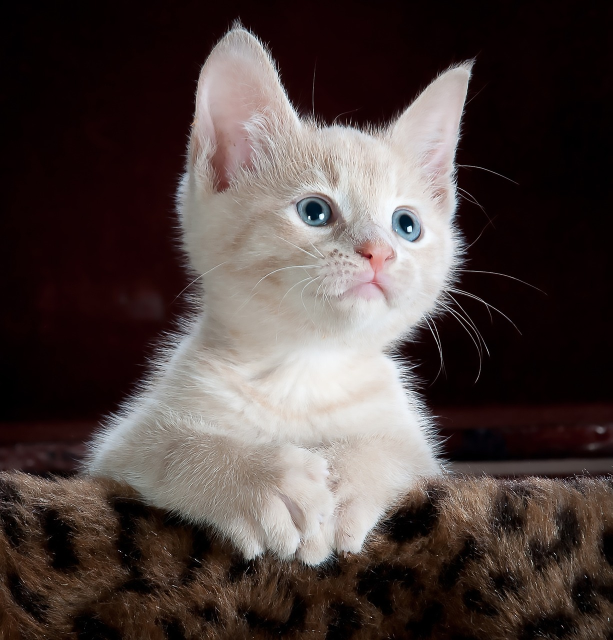
#> input picture 04. Image_Compression_Denoise_SVD_Problem/dataset/cat.jpeg, 1225 x 1280 px (shown at 1/2 size)
$ jupyter execute Image_Compression_Denoise_SVD_Problem.ipynb
#> lines starting #> are read from the running program, lines starting #| are printed output that depends on the picture
[cell 1]
import cv2
import numpy as np
import matplotlib.pyplot as plt

[cell 2]
def compute_svd(matrix):

  U, S, V_T = np.linalg.svd(matrix, full_matrices=False)

  return U, S, V_T

[cell 3]
#Question 1
matrix = np.array([[7, 1], [0, 0], [5, 5]])
U, S, VT = compute_svd(matrix)
S = np.diag(S)
print(np.matrix.round(S,2))
print(U)

[cell 4]
def convertColorToGrayScale(image, ratio_for_grayscale):

    img_gray = np.zeros((image.shape[0], image.shape[1]))
    for i in range(image.shape[0]):
        for j in range(image.shape[1]):
            img_gray[i][j] = np.dot(image[i][j], ratio_for_grayscale)

    return img_gray

[cell 5]
#Question 2
color_image = cv2.imread("./dataset/cat.jpeg")
#> color_image is the input picture: shape (1280, 1225, 3); mean B, G, R 64.1, 66.6, 78.3
color_image = cv2.resize(color_image, (300,300))
#> color_image: shape (300, 300, 3)
ratio_for_grayscale = [0.2126, 0.7152, 0.0722]
gray_image = convertColorToGrayScale(color_image, ratio_for_grayscale)
#> after the loop in convertColorToGrayScale, `for i in range(image.shape[0]):`:
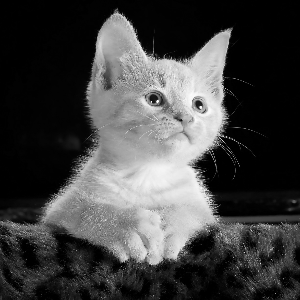
#> img_gray: shape (300, 300) float64; min 0, max 253.3, mean 66.8
print(np.sum(gray_image))
#| 6014684.911

[cell 6]
def computeDotProduct(vector1, vector2):
  result = vector1.dot(vector2)
  return result

[cell 7]
def compute_cosine(v1, v2):
  dot_product = computeDotProduct(v1, v2)
  norm_v1 = np.linalg.norm(v1)
  norm_v2 = np.linalg.norm(v2)
  result = dot_product / (norm_v1 * norm_v2)
  return result

[cell 8]
def compute_cosine_similarity(matrix1, matrix2):
  v1 = matrix1.flatten()
  v2 = matrix2.flatten()

  return compute_cosine(v1,v2)

[cell 9]
def computeVectorLength(vector):
  len_of_vector = np.linalg.norm(vector)
  return len_of_vector

[cell 10]
#Question 3
A = np.array([[1,2,2],
               [3,2,2],
               [-2,1,-3]])
B = np.array([[4,2,4],
               [2,-2,5],
               [3,4,-4]])
result = compute_cosine_similarity(A,B)
print(round(result,2))

[cell 11]
def compute_rms_error(matrix1, matrix2):
  return np.sqrt(np.mean((matrix1 - matrix2)**2))

[cell 12]
#Question 4
A = np.array([[1,2,2],
               [3,2,2],
               [-2,1,-3]])
B = np.array([[4,2,4],
               [2,-2,5],
               [3,4,-4]])
result = compute_rms_error(A,B)
print(round(result,2))

[cell 13]
def evaluate_svd_for_feature_compression_by_metric(gray_image, metric):
  U,S,V_T = compute_svd(gray_image)
  k = len(S)
  S = np.diag(S)

  approx_list = []
  u_list = []
  metric_list = []

  for i in range(1,k+1,1):
    approx = None
    if i == 1:
      approx = np.dot(U[:,0].reshape(-1,1), np.dot(S[0,0], V_T[0,:].reshape(1,-1)))
    else:
      approx = np.dot(U[:,0:i], np.dot(S[0:i,0:i], V_T[0:i,:]))

    approx_list.append(approx)
    if metric == 0:
      metric_list.append(compute_cosine_similarity(gray_image, approx))
    else:
      metric_list.append(compute_rms_error(gray_image, approx))

  return metric_list, approx_list, k


def draw_metric_information(metric_list, k):
  x_axis = list(range(1,k+1,1))
  plt.xlabel("k")
  plt.ylabel("RMS error")
  plt.plot(x_axis,metric_list, color="r")
  plt.show()

def draw_approx_image(approx_list, k):
  row = 6
  col = 4
  fig = plt.figure(figsize=(25, 25))

  fig_index = 1

  for i in range(0, k, 13):
      # Adds a subplot at the 1st position
      fig.add_subplot(row, col, fig_index)
      # showing image
      plt.imshow(approx_list[i], cmap="gray")

      plt.axis('off')
      plt.title("k =" + str(i+1))
      fig_index = fig_index + 1

  plt.show()

[cell 14]
def main_application():
  color_image = cv2.imread("./dataset/cat.jpeg")
  color_image = cv2.resize(color_image, (300,300))
  ratio_for_grayscale = [0.2126, 0.7152, 0.0722]
  gray_image = convertColorToGrayScale(color_image, ratio_for_grayscale)
  metric_list, approx_list, k = evaluate_svd_for_feature_compression_by_metric(gray_image, 1)
#> in compute_svd (call 2), `U, S, V_T = np.linalg.svd(matrix, full_matrices=False)`:
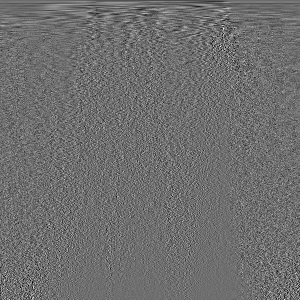
#> V_T: shape (300, 300) float64; min -0.314, max 0.407, mean -0.000154; drawn with min black and max white
#> in compute_svd (call 2), `U, S, V_T = np.linalg.svd(matrix, full_matrices=False)`: S = 300 values, max 28648.5 at index 0, min 0.0404 at index 299, mean 401.3
#> in evaluate_svd_for_feature_compression_by_metric, `k = len(S)`: k = 300
#> in evaluate_svd_for_feature_compression_by_metric, `S = np.diag(S)`:
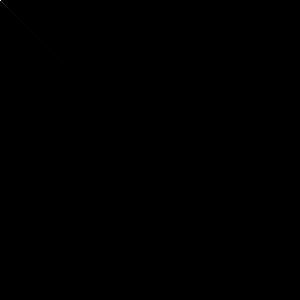
#> S: shape (300, 300) float64; min 0, max 28648.5, mean 1.3; drawn with min black and max white
#> the loop in evaluate_svd_for_feature_compression_by_metric, `for i in range(1,k+1,1):` made 300 passes
#> pass 1, in evaluate_svd_for_feature_compression_by_metric, `approx = np.dot(U[:,0].reshape(-1,1), np.dot(S[0,0], V_T[0,:].reshape(..`:
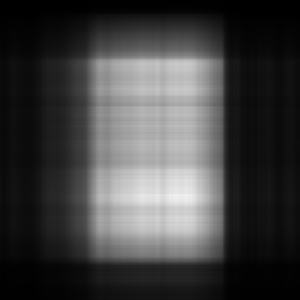
#> approx: shape (300, 300) float64; min 0.0808, max 242.9, mean 65.4
#> pass 3, in evaluate_svd_for_feature_compression_by_metric, `approx = np.dot(U[:,0:i], np.dot(S[0:i,0:i], V_T[0:i,:]))`:
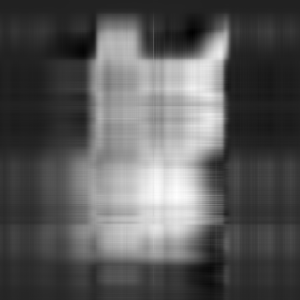
#> approx: shape (300, 300) float64; min -39.83, max 264.3, mean 66.4; drawn with min black and max white
#> after the loop in evaluate_svd_for_feature_compression_by_metric, `for i in range(1,k+1,1):`: approx_list = 300 items; metric_list = 300 values, max 44.2 at index 0, min 2.26e-13 at index 299, mean 4.77
  print(len(approx_list))
  draw_metric_information(metric_list, k)
  draw_approx_image(approx_list, k)

main_application()
#> in main_application, `metric_list, approx_list, k = evaluate_svd_for_feature_compression_by_..`: approx_list = 300 items; k = 300
#| 300
#> after the loop in draw_approx_image, `for i in range(0, k, 13):`: fig_index = 25
#> in draw_approx_image, `plt.show()`:
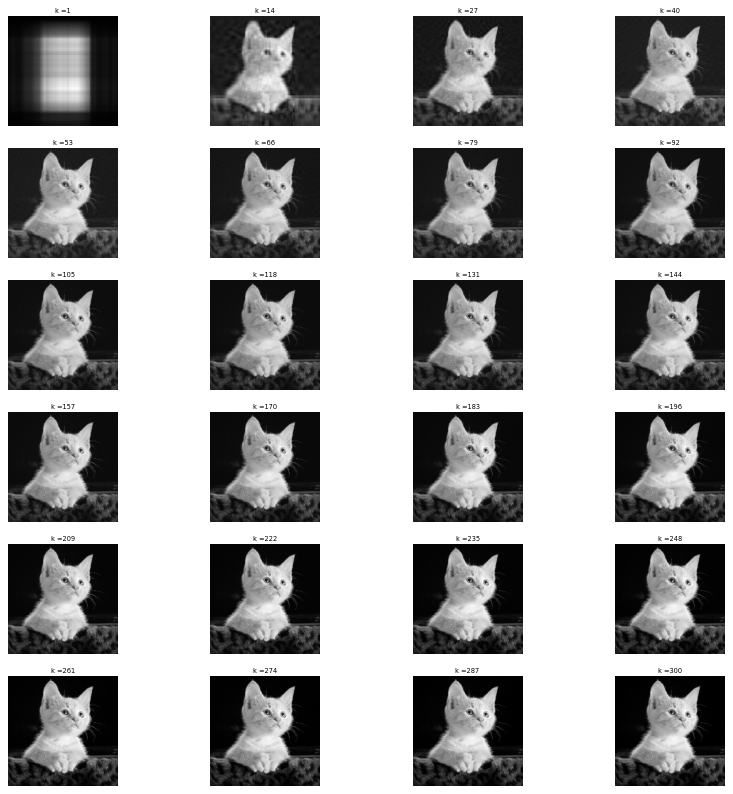
#> figure drawn by matplotlib, 24 panels

### Question 5

[cell 15]
#Question 5
color_image = cv2.imread("./dataset/cat.jpeg")
color_image = cv2.resize(color_image, (300,300))
ratio_for_grayscale = [0.2126, 0.7152, 0.0722]
gray_image = convertColorToGrayScale(color_image, ratio_for_grayscale)
_, _, k  = evaluate_svd_for_feature_compression_by_metric(gray_image,0)
#> the loop in evaluate_svd_for_feature_compression_by_metric (call 2), `for i in range(1,k+1,1):` made 300 passes
#> k = 300
print(k)
#| 300

[cell 16]
# Add Gaussian noise to input image
def addNoiseToImage(image, mean = 0, stddev= 25):

  # [5 lines of commented-out code are left out]

  noise = np.load("./dataset/noise.npy")
  # Add noise to image
  noisy_img = image + noise
  noisy_img = np.where(noisy_img > 255, 255, noisy_img)
  noisy_img = noisy_img.astype(np.uint8)
  return noisy_img

#### Question 7

[cell 17]
color_image = cv2.imread("./dataset/cat.jpeg")
color_image = cv2.resize(color_image, (300,300))
ratio_for_grayscale = [0.2126, 0.7152, 0.0722]
gray_image = convertColorToGrayScale(color_image, ratio_for_grayscale)

noise_image = addNoiseToImage(gray_image)
#> (reads 04. Image_Compression_Denoise_SVD_Problem/dataset/noise.npy from the repository)
#> in addNoiseToImage, `noisy_img = np.where(noisy_img > 255, 255, noisy_img)`:
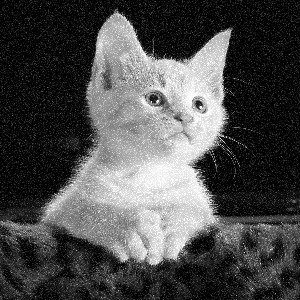
#> noisy_img: shape (300, 300) float64; min 0, max 255, mean 76.6
avg_org = np.sum(gray_image)/(gray_image.shape[0]*gray_image.shape[1])
#> avg_org = 66.83
avg_noise = np.sum(noise_image)/(gray_image.shape[0]*gray_image.shape[1])
#> avg_noise = 76.13

print("avg_org: ", round(avg_org,2))
#| avg_org:  66.83
print("avg_noise: ", round(avg_noise,2))
#| avg_noise:  76.13

[cell 18]
def perform_image_denoise(noise_image, sigma_threshold):

  # Calculate U (u), Σ (s) and V (vh)
  u, s, vh = compute_svd(noise_image)

  # Remove sigma values below sigma_threshold
  s_cleaned = np.where(s < sigma_threshold, 0, s)

  img_denoised = np.dot(u, np.dot(np.diag(s_cleaned), vh))

  return img_denoised

[cell 19]
def find_best_sigma_image_denoise(noise_image, orignial_image, metric = 0, sigma_range = 1000):

  # Calculate U (u), Σ (s) and V (vh)
  u, s, vh = compute_svd(noise_image)

  # Select the best threshold that has mininum RMS error
  evaluation_history = []
  for i in range(1, sigma_range):
    s_cleaned = np.where(s < i, 0, s)

    img_denoised = np.dot(u, np.dot(np.diag(s_cleaned), vh))

    if (metric == 0):
      similarity = compute_cosine_similarity(orignial_image, img_denoised)
      evaluation_history.append(similarity)
    else:
      error = compute_rms_error(orignial_image, img_denoised)
      evaluation_history.append(error)

  if metric == 0:
    best_index = np.argmax(evaluation_history)
  else:
    best_index = np.argmin(evaluation_history)

  return best_index, evaluation_history

#### Question *8*

[cell 20]
#Read an colori mage
color_image = cv2.imread("./dataset/cat.jpeg")
color_image = cv2.resize(color_image, (300,300))
ratio_for_grayscale = [0.2126, 0.7152, 0.0722]
gray_image = convertColorToGrayScale(color_image, ratio_for_grayscale)
noise_gray_image = addNoiseToImage(gray_image, 0, 25)

#Perform image denois
sigma_threshold = 200
denoise_image = perform_image_denoise(noise_gray_image, sigma_threshold)
#> in compute_svd (call 4), `U, S, V_T = np.linalg.svd(matrix, full_matrices=False)`:
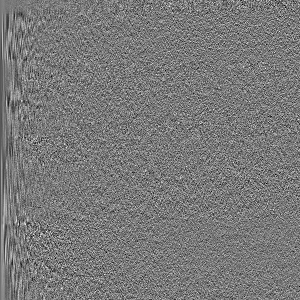
#> U: shape (300, 300) float64; min -0.246, max 0.269, mean -0.00019; drawn with min black and max white
#> in compute_svd (call 4), `U, S, V_T = np.linalg.svd(matrix, full_matrices=False)`:
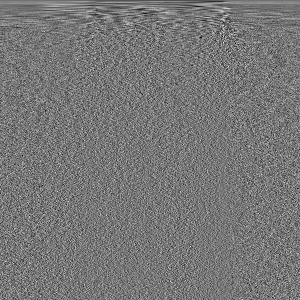
#> V_T: shape (300, 300) float64; min -0.286, max 0.324, mean 1.16e-05; drawn with min black and max white
#> in compute_svd (call 4), `U, S, V_T = np.linalg.svd(matrix, full_matrices=False)`: S = 300 values, max 30580.4 at index 0, min 0.352 at index 299, mean 505.4
#> in perform_image_denoise, `u, s, vh = compute_svd(noise_image)`: s has the same summary as S in compute_svd
#> in perform_image_denoise, `s_cleaned = np.where(s < sigma_threshold, 0, s)`: s_cleaned = 300 values, max 30580.4 at index 0, min 0 at index 186, mean 468
plt.imshow(denoise_image, cmap="gray")
similarity = compute_rms_error(denoise_image,gray_image)
#> similarity = 16.83
print("similarity",  round(similarity,2))
#| similarity 16.83

#### Question *9*

[cell 21]
#Read an colori mage
color_image = cv2.imread("./dataset/cat.jpeg")
color_image = cv2.resize(color_image, (300,300))
ratio_for_grayscale = [0.2126, 0.7152, 0.0722]
gray_image = convertColorToGrayScale(color_image, ratio_for_grayscale)
noise_gray_image = addNoiseToImage(gray_image, 0, 25)

#Perform image denois
sigma_threshold = 200
denoise_image = perform_image_denoise(noise_gray_image, sigma_threshold)
plt.imshow(denoise_image, cmap='gray')
similarity = compute_cosine_similarity(denoise_image,gray_image)
#> similarity = 0.99
print("similarity",  round(similarity,4))
#| similarity 0.9899

### Question 10

[cell 22]
def find_best_sigma_based_cosine():
  #Read an colori mage
  color_image = cv2.imread("./dataset/cat.jpeg")

  #Resize an image to (300,300)
  color_image = cv2.resize(color_image, (300,300))

  #Convert image to grayscale
  ratio_for_grayscale = [0.2126, 0.7152, 0.0722]
  gray_image = convertColorToGrayScale(color_image, ratio_for_grayscale)

  #Save resized grayscale image to file gray_image.png
  cv2.imwrite("./gray_image.png", gray_image)

  # Add Gaussian noise to gray image
  noise_gray_image = addNoiseToImage(gray_image, 0, 25)

  #Save noisy grayscale image to file noise_gray_image.png
  cv2.imwrite("./noise_gray_image.png", noise_gray_image)

  metric = 1 # for RMSE
  best_threshold, evaluation_history = find_best_sigma_image_denoise(noise_gray_image, gray_image, metric)
  print("best sigma: ", best_threshold)

find_best_sigma_based_cosine()
#> in find_best_sigma_image_denoise, `u, s, vh = compute_svd(noise_image)`: s has the same summary as S in compute_svd
#> the loop in find_best_sigma_image_denoise, `for i in range(1, sigma_range):` made 999 passes
#> error on passes 1 to 12: 17.02, 17.02, 17.02, 17.02, 17.02, 17.02, 17.02, 17.02, 17.02, 17.02, 17.02, 17.02
#> after the loop in find_best_sigma_image_denoise, `for i in range(1, sigma_range):`: evaluation_history = 999 values, max 17.81 at index 996, min 15.83 at index 523, mean 16.59
#> in find_best_sigma_image_denoise, `best_index = np.argmin(evaluation_history)`: best_index = 523
#| best sigma:  523

[cell 23]
def plot_chart_based_cosine():
  #Read an colori mage
  color_image = cv2.imread("/content/cat.jpeg")

  #Resize an image to (300,300)
  color_image = cv2.resize(color_image, (300,300))

  #Convert image to grayscale
  ratio_for_grayscale = [0.2126, 0.7152, 0.0722]
  gray_image = convertColorToGrayScale(color_image, ratio_for_grayscale)

  #Save resized grayscale image to file gray_image.png
  cv2.imwrite("gray_image.png", gray_image)

  # Add Gaussian noise to gray image
  noise_gray_image = addNoiseToImage(gray_image, 0, 25)

  #Save noisy grayscale image to file noise_gray_image.png
  cv2.imwrite("noise_gray_image.png", noise_gray_image)

  metric = 0 # for cosine similarity
  best_threshold, evaluation_history = find_best_sigma_image_denoise(noise_gray_image, gray_image, metric)
#> the loop in find_best_sigma_image_denoise (call 2), `for i in range(1, sigma_range):` made 999 passes

  plt.plot(evaluation_history)
  plt.xlabel("Sigma Threshod")
  plt.ylabel("Cosine Similarity")
  plt.show()

plot_chart_based_cosine()

[cell 24]
def plot_chart_based_rmse():
  #Read an colori mage
  color_image = cv2.imread("./dataset/cat.jpeg")

  #Resize an image to (300,300)
  color_image = cv2.resize(color_image, (300,300))

  #Convert image to grayscale
  ratio_for_grayscale = [0.2126, 0.7152, 0.0722]
  gray_image = convertColorToGrayScale(color_image, ratio_for_grayscale)

  #Save resized grayscale image to file gray_image.png
  cv2.imwrite("./gray_image.png", gray_image)

  # Add Gaussian noise to gray image
  noise_gray_image = addNoiseToImage(gray_image, 0, 25)

  #Save noisy grayscale image to file noise_gray_image.png
  cv2.imwrite("./noise_gray_image.png", noise_gray_image)

  metric = 1 # for cosine similarity
  best_threshold, evaluation_history = find_best_sigma_image_denoise(noise_gray_image, gray_image, metric)

  plt.plot(evaluation_history)
  plt.xlabel("Sigma Threshod")
  plt.ylabel("RMSE")
  plt.show()

plot_chart_based_rmse()
#> in plot_chart_based_rmse, `plt.show()`:
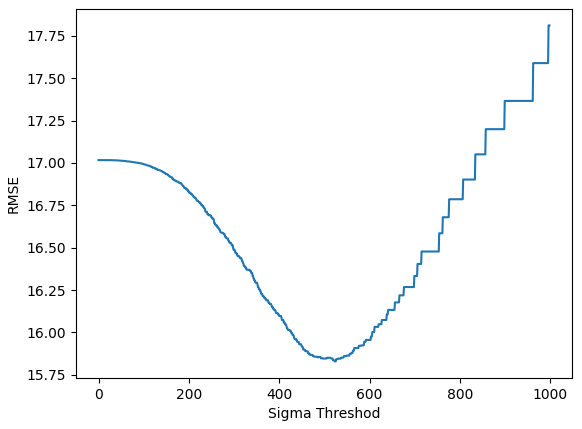
#> figure drawn by matplotlib, 1 panel; curve peaks at x = 996, y = 17.81
